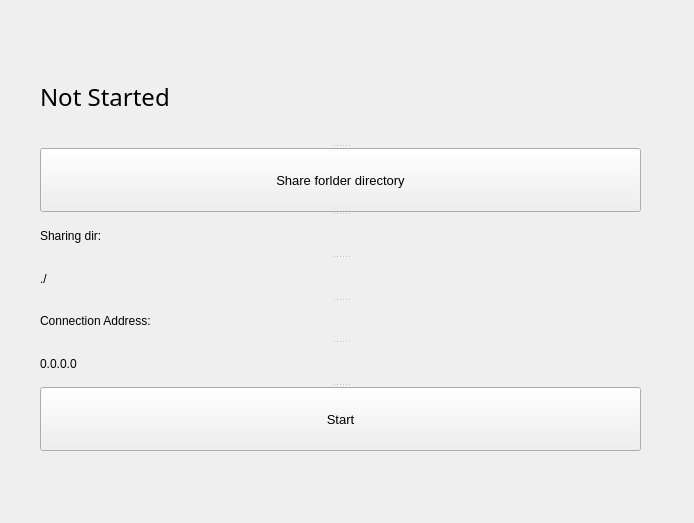
<?xml version="1.0" encoding="UTF-8"?>
<ui version="4.0">
 <class>Form</class>
 <widget class="QWidget" name="Form">
  <property name="geometry">
   <rect>
    <x>0</x>
    <y>0</y>
    <width>694</width>
    <height>523</height>
   </rect>
  </property>
  <property name="windowTitle">
   <string>Form</string>
  </property>
  <widget class="QSplitter" name="splitter">
   <property name="geometry">
    <rect>
     <x>40</x>
     <y>50</y>
     <width>601</width>
     <height>401</height>
    </rect>
   </property>
   <property name="orientation">
    <enum>Qt::Vertical</enum>
   </property>
   <widget class="QLabel" name="label_status">
    <property name="font">
     <font>
      <family>Nirmala UI Semilight</family>
      <pointsize>18</pointsize>
     </font>
    </property>
    <property name="text">
     <string>Not Started</string>
    </property>
   </widget>
   <widget class="QPushButton" name="pushButton">
    <property name="font">
     <font>
      <pointsize>10</pointsize>
      <weight>50</weight>
      <bold>false</bold>
     </font>
    </property>
    <property name="text">
     <string>Share forlder directory</string>
    </property>
   </widget>
   <widget class="QLabel" name="label_7">
    <property name="text">
     <string>Sharing dir:</string>
    </property>
   </widget>
   <widget class="QLabel" name="label_2">
    <property name="text">
     <string>./</string>
    </property>
    <property name="wordWrap">
     <bool>false</bool>
    </property>
   </widget>
   <widget class="QLabel" name="label_6">
    <property name="text">
     <string>Connection Address:</string>
    </property>
   </widget>
   <widget class="QLabel" name="label_5">
    <property name="text">
     <string>0.0.0.0</string>
    </property>
   </widget>
   <widget class="QPushButton" name="pushButton_2">
    <property name="font">
     <font>
      <pointsize>10</pointsize>
     </font>
    </property>
    <property name="text">
     <string>Start</string>
    </property>
   </widget>
  </widget>
 </widget>
 <resources/>
 <connections/>
</ui>
